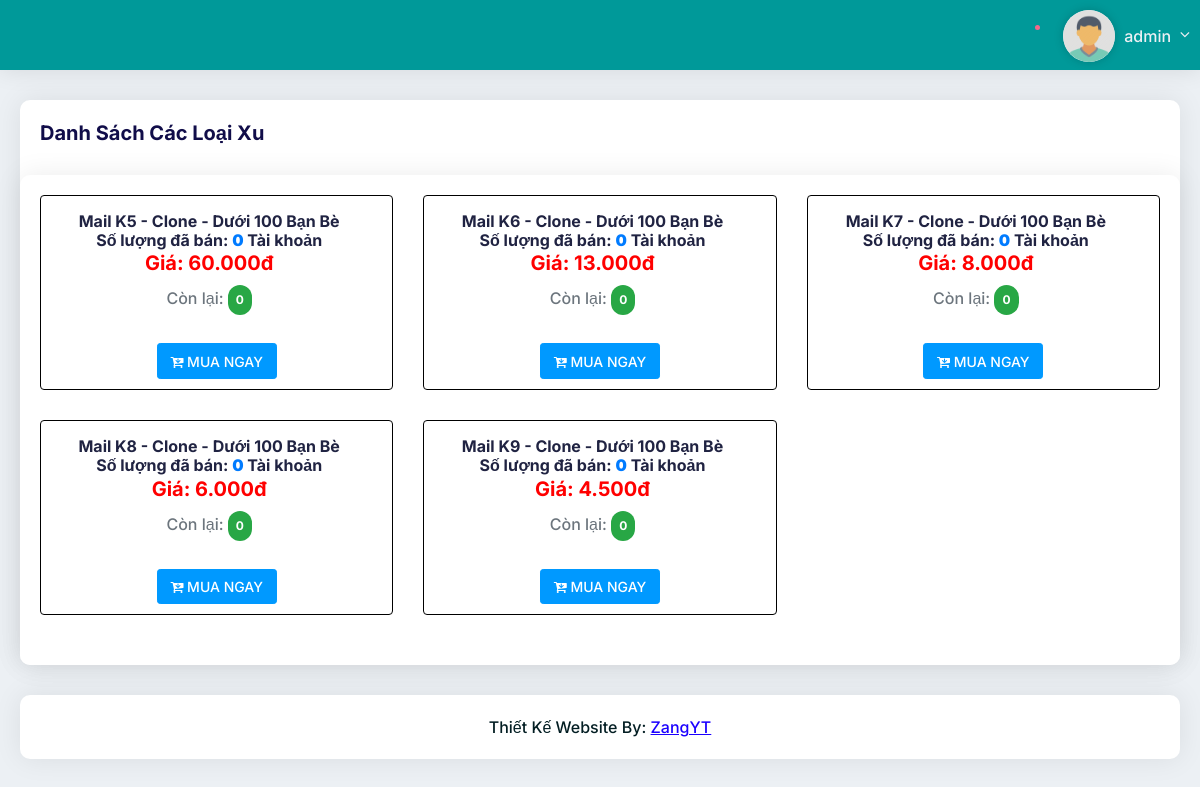
The page /public/Xutds.php (signed in) on the database its author committed.
### tables this page shows
CREATE TABLE `users` (
  `id` int(11) NOT NULL,
  `code` varchar(32) DEFAULT NULL,
  `username` varchar(32) DEFAULT NULL,
  `email` text,
  `password` varchar(32) DEFAULT NULL,
  `money` int(11) DEFAULT '0',
  `total_nap` int(11) DEFAULT '0',
  `level` varchar(32) DEFAULT NULL,
  `ck` float DEFAULT '0',
  `createdate` datetime DEFAULT NULL,
  `ip` text,
  `banned` int(11) NOT NULL DEFAULT '0',
  `fullname` text,
  `token` varchar(64) DEFAULT NULL,
  `ref` varchar(64) DEFAULT NULL
);

CREATE TABLE `category` (
  `id` int(11) NOT NULL,
  `code` varchar(32) DEFAULT NULL,
  `pin` varchar(32) DEFAULT NULL,
  `title` text,
  `note` text,
  `display` varchar(32) DEFAULT 'show',
  `money` int(11) NOT NULL DEFAULT '0',
  `badge` text
);

### config.php (called while the page is built, shortened)
<?php
$ketnoi = mysqli_connect(LOCALHOST,USERNAME,PASSWORD,DATABASE);
$ketnoi->query("set names 'utf8'");
if(isset($_SESSION['username']))
{
    $my_username = $_SESSION['username'];
    $user = $ketnoi->query("SELECT * FROM users WHERE username = '$my_username' ")->fetch_array();
}
function format_cash($price)
{
    return str_replace(",", ".", number_format($price));
}
?>

### public/Buy.php (the view, shortened to what this page needs)
<!DOCTYPE html>
<html>
<head>
    <link rel="stylesheet" type="text/css" href="/vendors/styles/icon-font.min.css">
    <link rel="stylesheet" type="text/css" href="/vendors/styles/core.css">
    <link rel="stylesheet" type="text/css" href="/src/plugins/datatables/css/dataTables.bootstrap4.min.css">
    <link rel="stylesheet" type="text/css" href="/src/plugins/datatables/css/responsive.bootstrap4.min.css">
    <link rel="stylesheet" type="text/css" href="/vendors/styles/style.css">
</head>
<div class="list-group">
    <div class="row">
        <?php while ($row = mysqli_fetch_array($result)) { ?>
        <?php $clone_conlai = mysqli_fetch_assoc($ketnoi->query("SELECT COUNT(*) FROM `taikhoan` WHERE `code` = '".$row['code']."' AND `username` IS NULL AND `status` = 'live' ")) ['COUNT(*)'];?>
        <?php $clone_daban = mysqli_fetch_assoc($ketnoi->query("SELECT COUNT(*) FROM `taikhoan` WHERE `code` = '".$row['code']."' AND `username` IS NOT NULL ")) ['COUNT(*)'];?>
        <div class="col-lg-4 col-md-6 col-sm-12 mb-30">
                <a class="block block-rounded block-bordered block-link-pop block-themed text-center clone-item" href="javascript:void(0)"  >
<div class="card tasks_report selectpackage" style="border: 1px solid #000;">
        <div class="col-md-12" style="position: static;">
            <label class="custom p-3" style="cursor: auto;">
                <span class="d-flex align-items-center" style="margin-left: -15px;">
				<ul>
					<li>
						<span class="flex-fill font-size-h6 font-w400 js-tooltip-enabled">
								<h6> <?=$row['title'];?> <br> Số lượng đã bán:  <strong class="jatext" style="color: #007bff;"><?=format_cash($clone_daban);?></strong> Tài khoản
                                </h6> </span> </li>
					<li>
						<span class="d-block">
							<h6 class="h4 font-w700 mb-2 text-muted">
							    <font style="color: red;">Giá: <?=format_cash($row['money']);?>đ</font>
							</h6> </span> </li>
					<li>
							<p class="h6 text-muted mb-1">Còn lại: <strong class="badge badge-success badge-pill font-size-h6 pl-2 pr-2"><?=format_cash($clone_conlai);?></strong>
                            </p> </li>
                </ul>
                </span>
            </label>
        </div>
                <div class="col-md-12 text-center" id= "va1" style="margin-top: -10px;margin-bottom: 10px; "><button class="btn btn-warning btn-sm btn-mua-ngay active" style="margin-top:10px; color:#fff; background-color: #0099ff; border: 1px solid #0099ff;
                        " data-toggle="modal" data-target="#modal_<?=$row['code'];?>"
                               class="btn btn-warning btn-sm btn-mua-ngay"><i class="fa fa-cart-arrow-down" aria-hidden="true"></i> MUA NGAY</button>
                </div>
            </div>
            </a>
            </div>
        <?php }?>
    </div>
</div>

### sidebar.php (shortened to what this page needs)
<body class="header-dark sidebar-dark">
   <div class="header" style="background: #009999">
        <div class="header-left">
            <div class="menu-icon dw dw-menu" style="color:#fff"></div>
        </div>
        <div class="header-right">
            <div class="user-notification">
                <div class="dropdown">
                    <a class="dropdown-toggle no-arrow" href="#" role="button" data-toggle="dropdown">
                        <i class="icon-copy dw dw-notification"></i>
                        <span class="badge notification-active"></span>
                    </a>
                </div>
            </div>
            <div class="user-info-dropdown">
                <div class="dropdown">
                    <a class="dropdown-toggle" href="#" role="button" data-toggle="dropdown">
                        <span class="user-icon">
                            <img src="/img/peo.png" alt="">
                        </span>
                        <span class="user-name"><?=$user['username'];?></span>
                    </a>
                </div>
            </div>
        </div>
    </div>

### rows shown on the page
users: username "admin"
category: title "Mail K5 - Clone - Dưới 100 Bạn Bè", clone_daban "0", money "60.000", clone_conlai "0"
category: title "Mail K6 - Clone - Dưới 100 Bạn Bè", clone_daban "0", money "13.000", clone_conlai "0"
category: title "Mail K7 - Clone - Dưới 100 Bạn Bè", clone_daban "0", money "8.000", clone_conlai "0"
category: title "Mail K8 - Clone - Dưới 100 Bạn Bè", clone_daban "0", money "6.000", clone_conlai "0"
category: title "Mail K9 - Clone - Dưới 100 Bạn Bè", clone_daban "0", money "4.500", clone_conlai "0"
